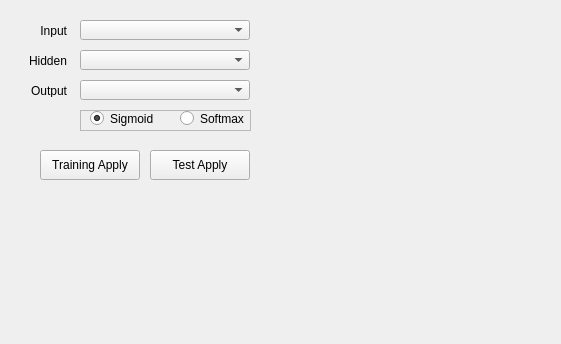
   <widget class="QWidget" name="bp_Tap">
    <attribute name="title">
     <string>Back-Propagation Order</string>
    </attribute>
    <widget class="QLabel" name="bpInputLayer_Label">
     <property name="geometry">
      <rect>
       <x>20</x>
       <y>24</y>
       <width>47</width>
       <height>13</height>
      </rect>
     </property>
     <property name="text">
      <string>Input</string>
     </property>
     <property name="alignment">
      <set>Qt::AlignRight|Qt::AlignTrailing|Qt::AlignVCenter</set>
     </property>
    </widget>
    <widget class="QLabel" name="bpHiddenLayer_Label">
     <property name="geometry">
      <rect>
       <x>20</x>
       <y>54</y>
       <width>47</width>
       <height>13</height>
      </rect>
     </property>
     <property name="text">
      <string>Hidden</string>
     </property>
     <property name="alignment">
      <set>Qt::AlignRight|Qt::AlignTrailing|Qt::AlignVCenter</set>
     </property>
    </widget>
    <widget class="QLabel" name="bpOutputLayer_Label">
     <property name="geometry">
      <rect>
       <x>20</x>
       <y>84</y>
       <width>47</width>
       <height>13</height>
      </rect>
     </property>
     <property name="text">
      <string>Output</string>
     </property>
     <property name="alignment">
      <set>Qt::AlignRight|Qt::AlignTrailing|Qt::AlignVCenter</set>
     </property>
    </widget>
    <widget class="QFrame" name="frame">
     <property name="geometry">
      <rect>
       <x>80</x>
       <y>110</y>
       <width>171</width>
       <height>21</height>
      </rect>
     </property>
     <property name="frameShape">
      <enum>QFrame::StyledPanel</enum>
     </property>
     <property name="frameShadow">
      <enum>QFrame::Raised</enum>
     </property>
     <widget class="QRadioButton" name="bpErrorSigmoid_RadioButton">
      <property name="geometry">
       <rect>
        <x>10</x>
        <y>0</y>
        <width>70</width>
        <height>17</height>
       </rect>
      </property>
      <property name="text">
       <string>Sigmoid</string>
      </property>
      <property name="checked">
       <bool>true</bool>
      </property>
     </widget>
     <widget class="QRadioButton" name="bpErrorSoftmax_RadioButton">
      <property name="geometry">
       <rect>
        <x>100</x>
        <y>0</y>
        <width>70</width>
        <height>17</height>
       </rect>
      </property>
      <property name="text">
       <string>Softmax</string>
      </property>
     </widget>
    </widget>
    <widget class="QPushButton" name="bpTrainingApply_Button">
     <property name="geometry">
      <rect>
       <x>40</x>
       <y>150</y>
       <width>100</width>
       <height>30</height>
      </rect>
     </property>
     <property name="text">
      <string>Training Apply</string>
     </property>
    </widget>
    <widget class="QPushButton" name="bpTestApply_Button">
     <property name="geometry">
      <rect>
       <x>150</x>
       <y>150</y>
       <width>100</width>
       <height>30</height>
      </rect>
     </property>
     <property name="text">
      <string>Test Apply</string>
     </property>
    </widget>
    <widget class="QComboBox" name="bpInputLayer_ComboBox">
     <property name="geometry">
      <rect>
       <x>80</x>
       <y>20</y>
       <width>170</width>
       <height>20</height>
      </rect>
     </property>
    </widget>
    <widget class="QComboBox" name="bpHiddenLayer_ComboBox">
     <property name="geometry">
      <rect>
       <x>80</x>
       <y>50</y>
       <width>170</width>
       <height>20</height>
      </rect>
     </property>
    </widget>
    <widget class="QComboBox" name="bpOutputLayer_ComboBox">
     <property name="geometry">
      <rect>
       <x>80</x>
       <y>80</y>
       <width>170</width>
       <height>20</height>
      </rect>
     </property>
    </widget>
    <widget class="QLabel" name="bpExampleGraph_Label">
     <property name="geometry">
      <rect>
       <x>390</x>
       <y>30</y>
       <width>162</width>
       <height>305</height>
      </rect>
     </property>
     <property name="text">
      <string/>
     </property>
     <property name="pixmap">
      <pixmap resource="Image_Resources.qrc">:/example/BP.png</pixmap>
     </property>
     <property name="scaledContents">
      <bool>true</bool>
     </property>
    </widget>
   </widget>
